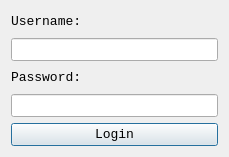
<?xml version="1.0" encoding="UTF-8"?>
<ui version="4.0">
 <class>loginDlg</class>
 <widget class="QDialog" name="loginDlg">
  <property name="geometry">
   <rect>
    <x>0</x>
    <y>0</y>
    <width>229</width>
    <height>157</height>
   </rect>
  </property>
  <property name="font">
   <font>
    <family>Consolas</family>
    <pointsize>10</pointsize>
   </font>
  </property>
  <property name="windowTitle">
   <string>Login for VIP M7</string>
  </property>
  <property name="windowIcon">
   <iconset resource="../../../../../../../Python27/Lib/site-packages/PyQt4/tool.qrc">
    <normaloff>:/tools/img/5.png</normaloff>:/tools/img/5.png</iconset>
  </property>
  <layout class="QVBoxLayout" name="verticalLayout">
   <item>
    <widget class="QLabel" name="label">
     <property name="font">
      <font>
       <family>Consolas</family>
       <pointsize>10</pointsize>
      </font>
     </property>
     <property name="text">
      <string>Username:</string>
     </property>
    </widget>
   </item>
   <item>
    <widget class="QLineEdit" name="userEdit">
     <property name="font">
      <font>
       <family>Consolas</family>
       <pointsize>10</pointsize>
      </font>
     </property>
    </widget>
   </item>
   <item>
    <widget class="QLabel" name="label_2">
     <property name="font">
      <font>
       <family>Consolas</family>
       <pointsize>10</pointsize>
      </font>
     </property>
     <property name="text">
      <string>Password:</string>
     </property>
    </widget>
   </item>
   <item>
    <widget class="QLineEdit" name="passwordEdit">
     <property name="font">
      <font>
       <family>Consolas</family>
       <pointsize>10</pointsize>
      </font>
     </property>
     <property name="inputMethodHints">
      <set>Qt::ImhHiddenText|Qt::ImhNoAutoUppercase|Qt::ImhNoPredictiveText</set>
     </property>
     <property name="echoMode">
      <enum>QLineEdit::Password</enum>
     </property>
    </widget>
   </item>
   <item>
    <widget class="QPushButton" name="loginBtn">
     <property name="text">
      <string>Login</string>
     </property>
    </widget>
   </item>
  </layout>
 </widget>
 <resources>
  <include location="../../../../../../../Python27/Lib/site-packages/PyQt4/tool.qrc"/>
 </resources>
 <connections/>
</ui>
